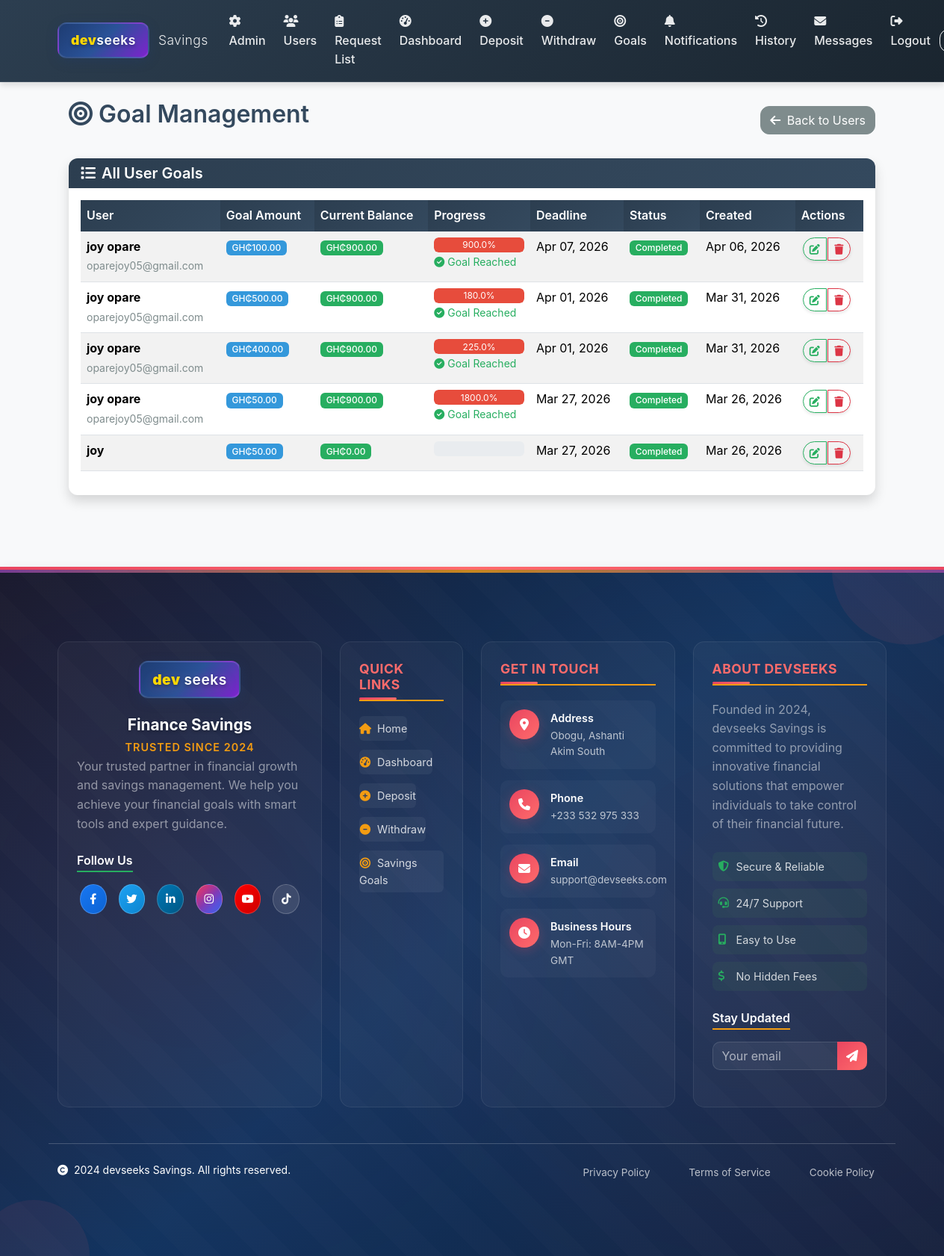
/accounts/goal-management/ (signed in), run on the app's committed database.
### accounts/models.py (models this page shows, shortened)
class SavingsGoal(models.Model):
    user = models.ForeignKey(User, on_delete=models.CASCADE)
    goal_amount = models.DecimalField(max_digits=10, decimal_places=2)
    deadline = models.DateField()
    created_at = models.DateTimeField(auto_now_add=True)
    updated_at = models.DateTimeField(auto_now=True)
    is_completed = models.BooleanField(default=False)
    withdrawal_request_created = models.BooleanField(default=False)  # Track if withdrawal request was created
    @property
    def progress_percentage(self):
        current_balance = self.user.userprofile.balance
        return (current_balance / self.goal_amount) * 100 if self.goal_amount > 0 else 0
    @property
    def is_goal_reached(self):
        current_balance = self.user.userprofile.balance
        return current_balance >= self.goal_amount
    class Meta:
        ordering = ['-created_at']

class UserProfile(models.Model):
    GENDER_CHOICES = [
        ('M', 'Male'),
        ('F', 'Female'),
        ('O', 'Other'),
    ]
    user = models.OneToOneField(User, on_delete=models.CASCADE)
    phone_number = models.CharField(
        max_length=20,
        validators=[RegexValidator(regex=r'^\+?1?\d{9,15}$', message="Phone number must be entered in the format: '+999999999'. Up to 15 digits allowed.")],
        blank=True,
        null=True,
        help_text="Enter your phone number with country code"
    )
    date_of_birth = models.DateField(null=True, blank=True, help_text="Format: YYYY-MM-DD")
    gender = models.CharField(max_length=1, choices=GENDER_CHOICES, blank=True)
    address = models.TextField(max_length=500, blank=True, help_text="Street address")
    city_or_town = models.CharField(max_length=100, blank=True, help_text="City or town name")
    id_card_number = models.CharField(
        max_length=50,
        unique=True,
        blank=True,
        null=True,
        help_text="National ID or passport number"
    )
    profile_picture = models.ImageField(
        upload_to='profile_pics/',
        blank=True,
        null=True,
        help_text="Upload your profile picture"
    )
    balance = models.DecimalField(max_digits=10, decimal_places=2, default=0.00)
    created_at = models.DateTimeField(auto_now_add=True)
    updated_at = models.DateTimeField(auto_now=True)

### accounts/views.py (the view)
# urls.py: path('goal-management/', views.goal_management, name='goal_management'),
@login_required
def goal_management(request):
    if not request.user.is_staff:
        return render(request, 'accounts/access_denied.html')
    goals = SavingsGoal.objects.select_related('user').all().order_by('-created_at')
    context = {
        'goals': goals,
    }
    return render(request, 'accounts/goal_management.html', context)

### templates/accounts/goal_management.html (shortened to what this page needs)
{% extends 'base.html' %}
{% load django_bootstrap5 %}
{% block content %}
<div class="container mt-4">
    <div class="row">
        <div class="col-12">
            <div class="d-flex justify-content-between align-items-center mb-4">
                <h2><i class="fas fa-bullseye me-2"></i>Goal Management</h2>
                <a href="{% url 'user_management' %}" class="btn btn-secondary">
                    <i class="fas fa-arrow-left me-1"></i> Back to Users
                </a>
            </div>
            <div class="card shadow">
                <div class="card-header bg-primary text-white">
                    <h5 class="mb-0"><i class="fas fa-list me-2"></i>All User Goals</h5>
                </div>
                <div class="card-body">
                    {% if goals %}
                        <div class="table-responsive">
                            <table class="table table-striped table-hover">
                                <thead class="table-dark">
                                    <tr>
                                        <th>User</th>
                                        <th>Goal Amount</th>
                                        <th>Current Balance</th>
                                        <th>Progress</th>
                                        <th>Deadline</th>
                                        <th>Status</th>
                                        <th>Created</th>
                                        <th>Actions</th>
                                    </tr>
                                </thead>
                                <tbody>
                                    {% for goal in goals %}
                                        <tr>
                                            <td>
                                                <strong>{{ goal.user.get_full_name|default:goal.user.username }}</strong>
                                                <br>
                                                <small class="text-muted">{{ goal.user.email }}</small>
                                            </td>
                                            <td>
                                                <span class="badge bg-info">GH₵{{ goal.goal_amount|floatformat:2 }}</span>
                                            </td>
                                            <td>
                                                <span class="badge bg-success">GH₵{{ goal.user.userprofile.balance|floatformat:2 }}</span>
                                            </td>
                                            <td>
                                                <div class="progress" style="height: 20px;">
                                                    <div class="progress-bar {% if goal.progress_percentage >= 100 %}bg-success{% elif goal.progress_percentage >= 50 %}bg-warning{% else %}bg-danger{% endif %}"
                                                         role="progressbar"
                                                         style="width: {{ goal.progress_percentage }}%">
                                                        {{ goal.progress_percentage|floatformat:1 }}%
                                                    </div>
                                                </div>
                                                {% if goal.is_goal_reached %}
                                                    <small class="text-success"><i class="fas fa-check-circle"></i> Goal Reached</small>
                                                {% endif %}
                                            </td>
                                            <td>{{ goal.deadline|date:"M d, Y" }}</td>
                                            <td>
                                                {% if goal.is_completed %}
                                                    <span class="badge bg-success">Completed</span>
                                                {% elif goal.withdrawal_request_created %}
                                                    <span class="badge bg-warning">Withdrawal Requested</span>
                                                {% elif goal.is_goal_reached %}
                                                    <span class="badge bg-info">Reached - Processing</span>
                                                {% else %}
                                                    <span class="badge bg-primary">Active</span>
                                                {% endif %}
                                            </td>
                                            <td>{{ goal.created_at|date:"M d, Y" }}</td>
                                            <td>
                                                <div class="btn-group" role="group">
                                                    <a href="{% url 'edit_goal' goal.id %}" class="btn btn-sm btn-outline-primary" title="Edit Goal">
                                                        <i class="fas fa-edit"></i>
                                                    </a>
                                                    <a href="{% url 'delete_goal' goal.id %}" class="btn btn-sm btn-outline-danger" title="Delete Goal">
                                                        <i class="fas fa-trash"></i>
                                                    </a>
                                                </div>
                                            </td>
                                        </tr>
                                    {% endfor %}
                                </tbody>
                            </table>
                        </div>
                    {% endif %}
                </div>
            </div>
        </div>
    </div>
</div>
{% endblock %}

### data on the page
SavingsGoal: user.get_full_name "joy opare", user.email "oparejoy05@gmail.com", goal_amount "100.00", user.userprofile.balance "900.00", progress_percentage "900.0", shows "Goal Reached", deadline "Apr 07, 2026", is_completed "Completed", created_at "Apr 06, 2026"
SavingsGoal: user.get_full_name "joy opare", user.email "oparejoy05@gmail.com", goal_amount "500.00", user.userprofile.balance "900.00", progress_percentage "180.0", shows "Goal Reached", deadline "Apr 01, 2026", is_completed "Completed", created_at "Mar 31, 2026"
SavingsGoal: user.get_full_name "joy opare", user.email "oparejoy05@gmail.com", goal_amount "400.00", user.userprofile.balance "900.00", progress_percentage "225.0", shows "Goal Reached", deadline "Apr 01, 2026", is_completed "Completed", created_at "Mar 31, 2026"
SavingsGoal: user.get_full_name "joy opare", user.email "oparejoy05@gmail.com", goal_amount "50.00", user.userprofile.balance "900.00", progress_percentage "1800.0", shows "Goal Reached", deadline "Mar 27, 2026", is_completed "Completed", created_at "Mar 26, 2026"
SavingsGoal: user.get_full_name "joy", goal_amount "50.00", user.userprofile.balance "0.00", deadline "Mar 27, 2026", is_completed "Completed", created_at "Mar 26, 2026"
